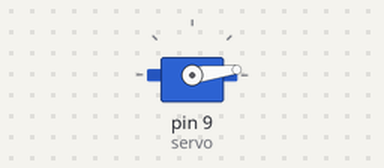
This sketch was run on a simulated Arduino Uno, built with avr-gcc and run on an emulated ATmega328P. On the bench: servo.

Above: at 0.05 s.
At 0.85 s:
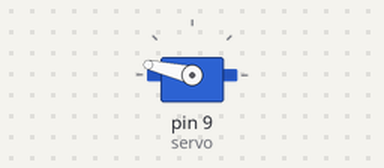
At 1.2 s:
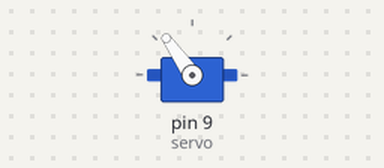
At 1.7 s:
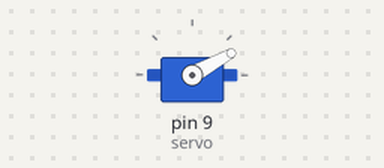
Timing chart, 0 to 4.2 s (numbered marks = the images above):
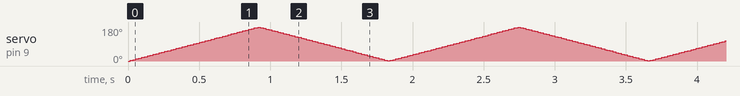

The sketch:

servo_sep03a.ino
```cpp
#include <Servo.h>
Servo servo;      //Here we first imported servo motor lib. , and intialize the servo motor angle
int angle = 0;
void setup() {
  servo.attach(9);
  servo.write(angle);
}

void loop() {
  for(angle= 0; angle<180; angle++)
  {
    servo.write(angle);
    delay(5);
  }

  for (angle=180; angle>0;angle--)                    //Here we used for loop
  {
    servo.write(angle);
    delay(5);
  }
}
```
